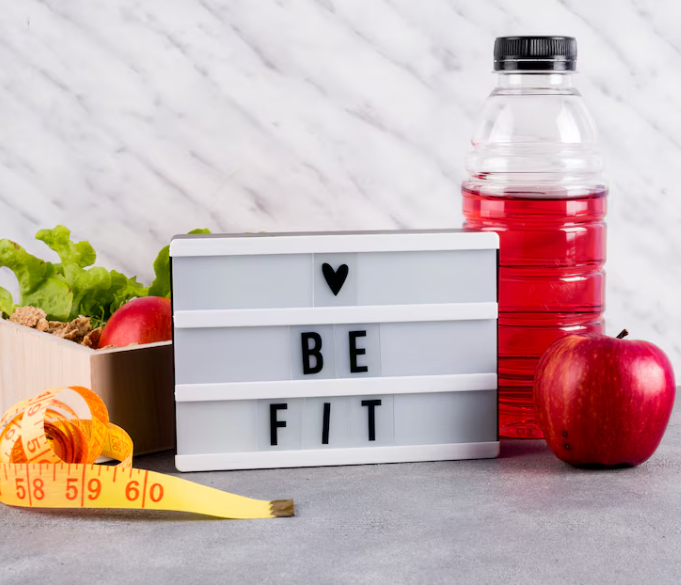
#> input picture data/image.png, 681 x 585 px, found by its file name
$ python blur_img.py
#> lines starting #> are read from the running program, lines starting #| are printed output that depends on the picture
# pylint: disable=no-member

import os
import cv2

img_path = os.path.join('.', 'data', 'image.png')

img = cv2.imread(img_path)
#> img is the input picture: shape (585, 681, 3); mean B, G, R 174.8, 176.3, 197.9

k_size = 10  # kernel size for blurring, the neighbourhood size of the pixel to be blurred
img_blur = cv2.blur(img, (k_size, k_size))
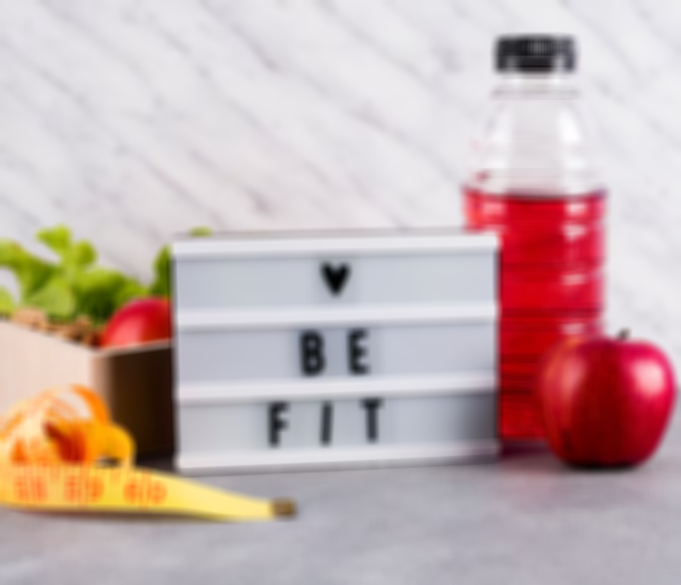
#> img_blur: shape (585, 681, 3); mean B, G, R 174.8, 176.4, 197.9
# mediun blur is better for removing noise

cv2.imshow('image', img)
cv2.imshow('img_blurred', img_blur)
cv2.waitKey(0)
